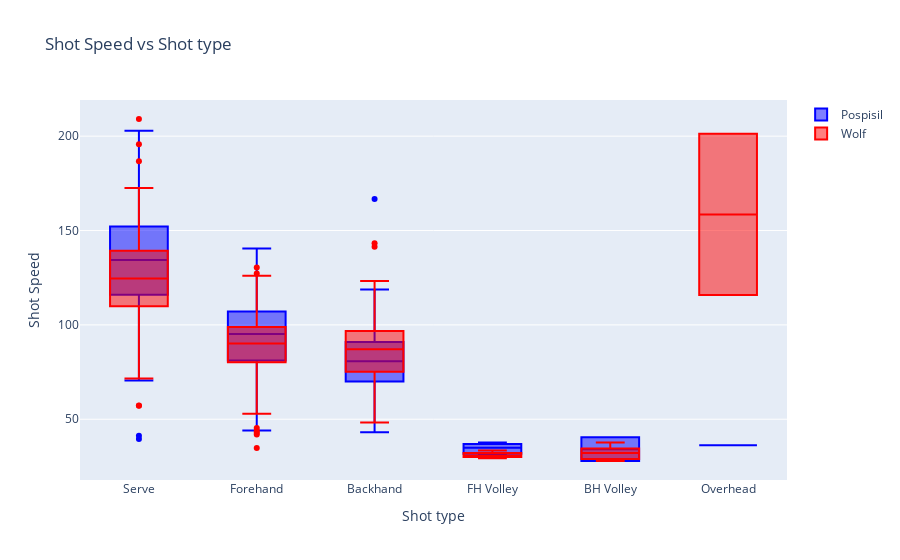

Notebook source saved alongside this figure:
### Markdown cell above
# Box Plot

### Code cell
hide_me
#créer une figure
fig = go.Figure()
#créer une courbe dont les x sont « world_rank » et les y sont « citations »
trace1 = go.Box(
    x=dfP1.Stroke, y=dfP1["Speed (KM/H)"],
    text=dfP1.Player, #annote les points avec cette variable
    marker=dict(color='blue'), name=name1
)
fig.add_trace(trace1)
#ajouter une autre courbe
trace2 = go.Box(
    x=dfP2.Stroke, y=dfP2["Speed (KM/H)"],
    text=dfP2.Player, #annote les points avec cette variable
    marker=dict(color='red'), name=name2
)
fig.add_trace(trace2)
#layout
fig.update_layout(title="Shot Speed vs Shot type", xaxis_title="Shot type", yaxis_title="Shot Speed")
#afficher
fig.show()

### Figure 1 — Plotly figure (JSON) as saved in the notebook; plotly's stock layout.template omitted (floating-point values rounded to 4 significant figures; data arrays with more than 128 entries replaced by an {"elided": "..."} marker saying what was removed)
{"data": [{"marker": {"color": "blue"}, "name": "Pospisil", "text": {"elided": "404 str values"}, "type": "box", "x": {"elided": "404 str values"}, "y": {"elided": "404 float values"}}, {"marker": {"color": "red"}, "name": "Wolf", "text": {"elided": "392 str values"}, "type": "box", "x": {"elided": "392 str values"}, "y": {"elided": "392 float values"}}], "layout": {"title": {"text": "Shot Speed vs Shot type"}, "xaxis": {"title": {"text": "Shot type"}}, "yaxis": {"title": {"text": "Shot Speed"}}}}
